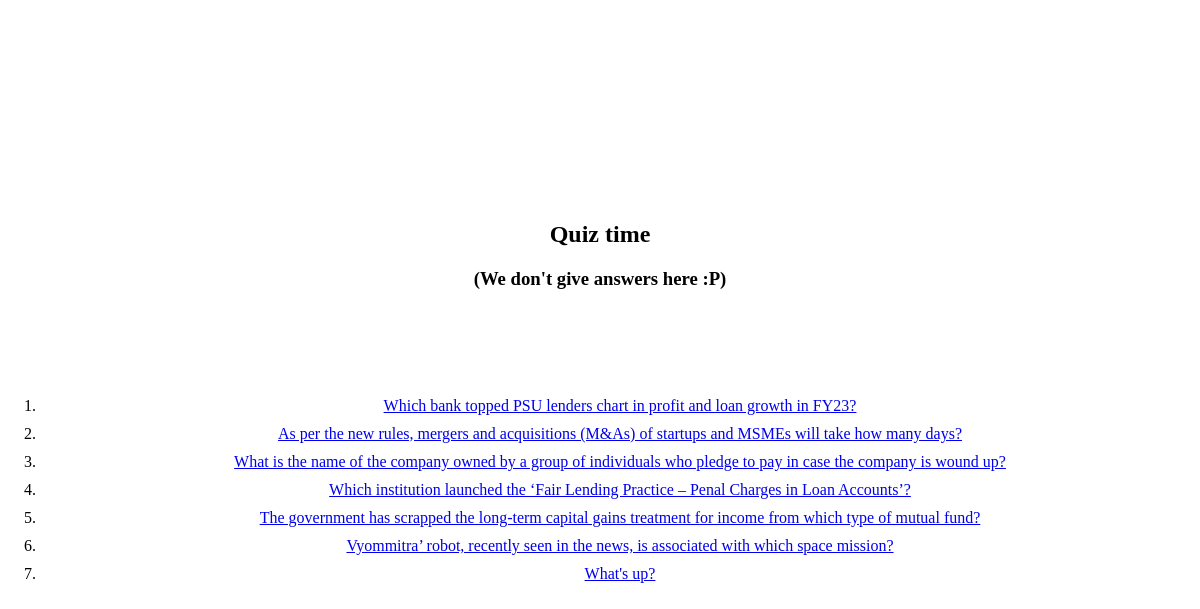
Before: /polls/ with the older database file.
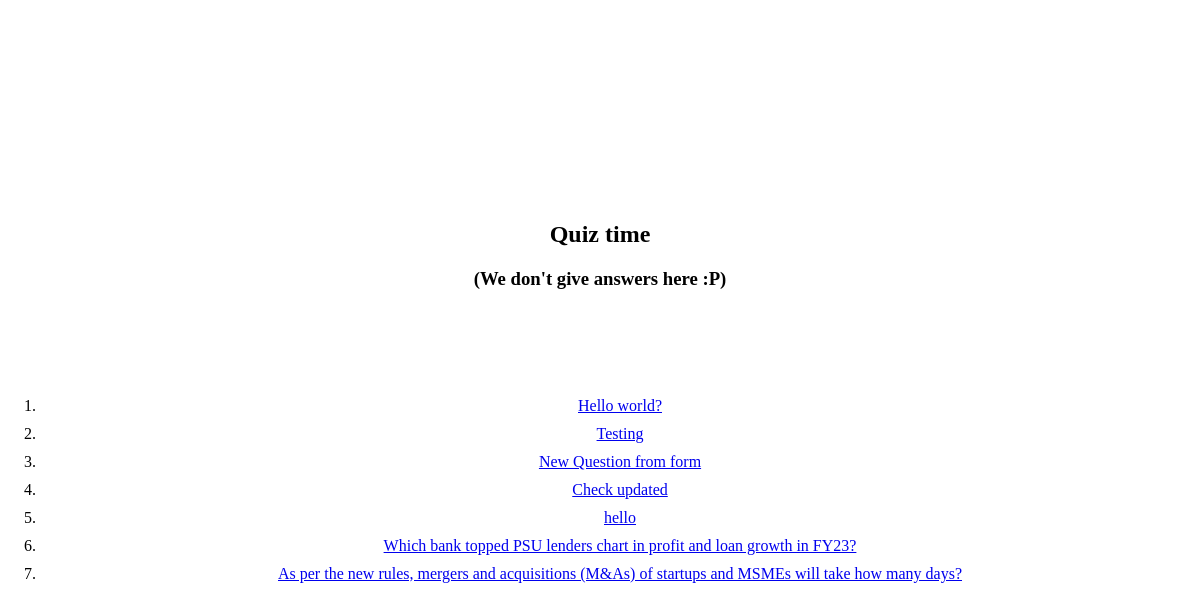
After: the same page with the newer database file.
### polls/models.py (models this page shows, shortened)
class Question(models.Model):
    question_txt=models.CharField(max_length=200)
    pub_date=models.DateTimeField("Date published")

### polls/views.py (the view)
# urls.py: path("", views.index, name="index"),
def index(request):
    latest_question_list = Question.objects.order_by("-pub_date")[:7]
    context = {"latest_question_list": latest_question_list}
    return render(request, "polls/index.html", context)

### polls/templates/polls/index.html (shortened to what this page needs)
{% load static %}
<link rel="stylesheet" type="text/css" href="{% static 'polls/styles.css' %}">
<center>
    <h2>Quiz time</h2>
        <h3>(We don't give answers here :P)</h3>
        <br><br><br><br>
    {% if latest_question_list %}
    <ol>
    {% for question in latest_question_list %}
        <li><a href="/polls/{{ question.id }}/">{{ question.question_txt }}</a></li>
    {% endfor %}
    </ol>
{% else %}
    <p>No polls are available.</p>
{% endif %}
</center>

Changed rows visible on the page:
no longer on this page (row unchanged): Question: question_txt "What is the name of the company owned by a group of individuals who pledge to pay in case the company is wound up?"
no longer on this page (row unchanged): Question: question_txt "Which institution launched the ‘Fair Lending Practice – Penal Charges in Loan Accounts’?"
no longer on this page (row unchanged): Question: question_txt "The government has scrapped the long-term capital gains treatment for income from which type of mutual fund?"
no longer on this page (row unchanged): Question: question_txt "Vyommitra’ robot, recently seen in the news, is associated with which space mission?"
no longer on this page (row unchanged): Question: question_txt "What's up?"
added Question: question_txt "Hello world?"
added Question: question_txt "Testing"
added Question: question_txt "New Question from form"
added Question: question_txt "Check updated"
added Question: question_txt "hello"
